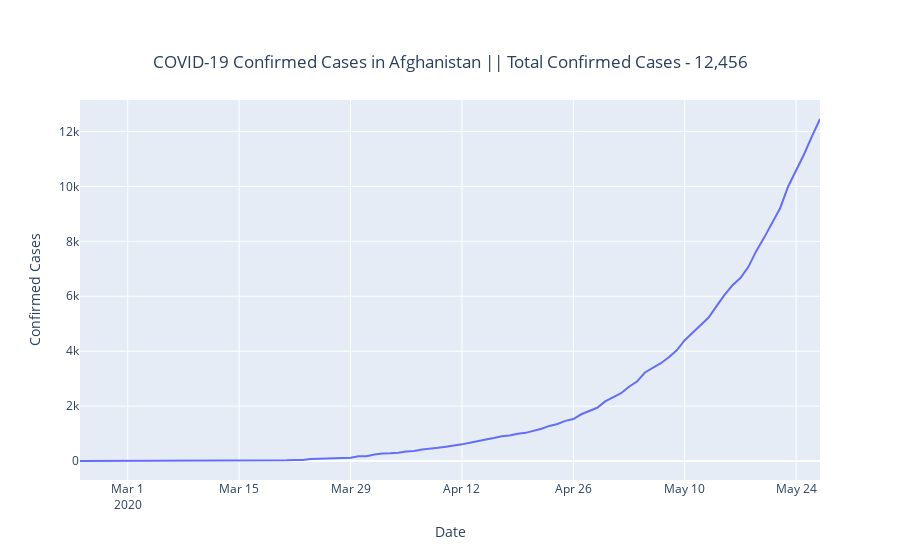

The cell this chart's notebook holds for it:
### Markdown cell above
# Total Confirmed Cases

### Code cell
x = date_objects
y = confirmed_list
fig = go.Figure(data=go.Scatter(x=x, y=y))
yLabelTitle(fig,y)
fig.show()
